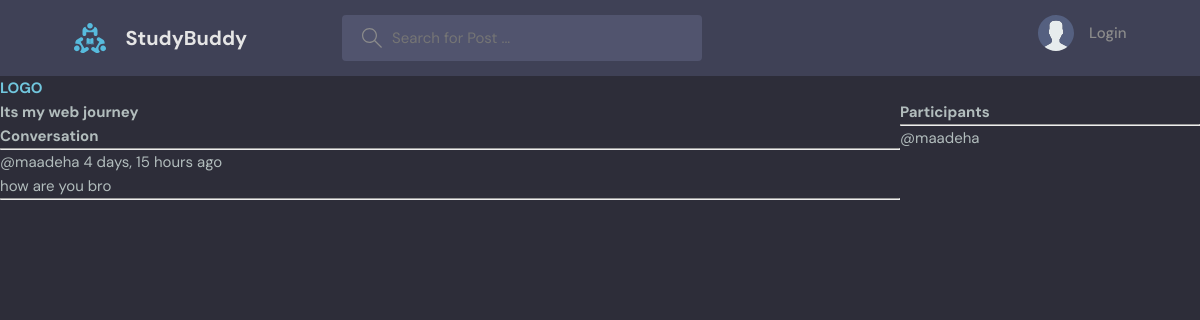
/room/5/, run on the app's committed database.
### base/models.py (models this page shows, shortened)
class Room(models.Model):
    host = models.ForeignKey(User, on_delete=models.SET_NULL ,null=True)
    topic = models.ForeignKey(Topic, on_delete=models.SET_NULL ,null=True)
    name= models.CharField(max_length=200)
    description = models.TextField(null=True,blank=True)
    participants = models.ManyToManyField(User,related_name='participants',blank=True)
    updated = models.DateTimeField(auto_now=True)
    created =models.DateTimeField(auto_now_add=True)

class Message (models.Model):
        user = models.ForeignKey(User, on_delete= models.CASCADE)
        room =models.ForeignKey(Room, on_delete=models.CASCADE)
        body =models.TextField()
        updated = models.DateTimeField(auto_now=True)
        created =models.DateTimeField(auto_now_add=True)

### base/views.py (the view, shortened to what this page needs)
# urls.py: path('room/<str:pk>/',views.room, name="room"),
def room(request,pk):
    room = Room.objects.get(id=pk)
    room_messages = room.message_set.all()
    participants =room.participants.all()
    context = {'room':room ,'room_messages':room_messages ,'participants':participants}
    return render(request,'base/room.html',context)

### base/templates/base/room.html (shortened to what this page needs)
{% extends 'main.html' %}
{% block content %}
<div class="room-container">
<div>
<h1> {{room.name}} </h1>
<div class="comment-wrapper">
<h3> Conversation </h3>
<hr>
{% for message in room_messages %}
<div>
    <small>@{{message.user}}  {{message.created | timesince}} ago </small>
    <p>{{message.body}}</p>
    <hr>
</div>
{% endfor %}
</div>
</div>
<div>
    <h3>Participants</h3>
    <hr>
    {% for user in participants%}
    <div>
        <p>@{{user.username}}</p>
    </div>
    {% endfor %}
</div>
</div>
{% endblock %}

### static/styles/style.css (style rules this page uses)
:root { --color-main: #71c6dd; --color-main-light: #e1f6fb; --color-dark: #3f4156; --color-dark-medium: #51546e; --color-dark-light: #696d97; --color-light: #e5e5e5; --color-gray: #8b8b8b; --color-light-gray: #b2bdbd; --color-bg: #2d2d39; --color-success: #5dd693; --color-error: #fc4b0b; }
* { font-family: "DM Sans", -apple-system, BlinkMacSystemFont, "Segoe UI", Roboto, Oxygen, Ubuntu, Cantarell, "Open Sans", "Helvetica Neue", sans-serif; margin: 0; padding: 0; box-sizing: border-box; text-rendering: optimizeLegibility; font-size: inherit; }
html { font-size: 56.25%; }
@media only screen and (min-width: 1200px) { html { font-size: 62.5%; } }
body { line-height: 1.6; font-weight: 400; font-size: 1.5rem; color: var(--color-light-gray); background-color: var(--color-bg); min-height: 100vh; }

### base/templates/base/room.html (style rules this page uses)
.room-container { display:grid; grid-template-columns: 3fr 1fr; }

### data on the page
Room: name "Its my web journey"
Message: user "maadeha", created "4 days, 15 hours", body "how are you bro"

### other printed values
{{ user.username }} "maadeha"
